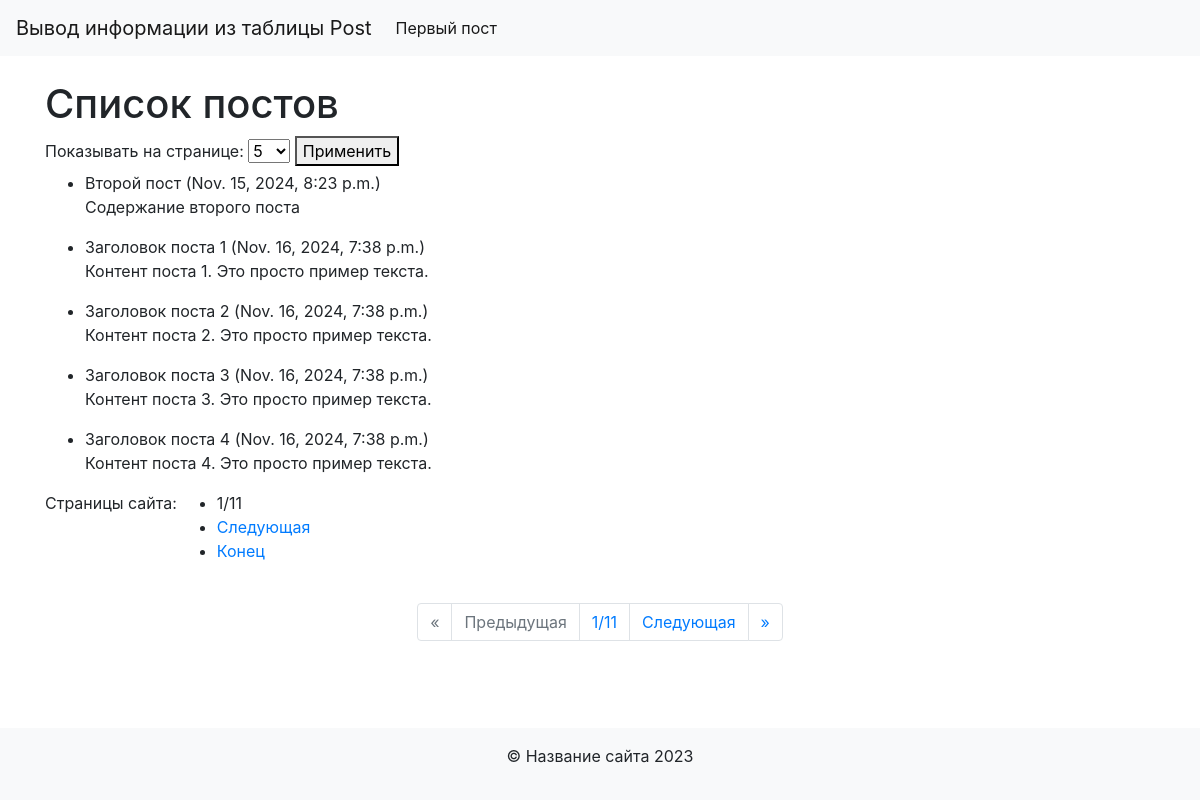
Screenshot of /task1/ with the database file from the repository.
### task1/models.py (models this page shows)
class Post(models.Model):
    title = models.CharField(max_length=200)
    content = models.TextField()
    created_at = models.DateTimeField(auto_now_add=True)
    updated_at = models.DateTimeField(auto_now=True)

### task1/views.py (the view)
# urls.py: path('', post_list, name='home'),  # Здесь мы добавляем маршрут с именем 'home'
def post_list(request):
    posts = Post.objects.all()
    per_page = int(request.GET.get('per_page', 5))
    paginator = Paginator(posts, per_page)  # Пагинация с учетом выбранного значения
    page_number = request.GET.get('page', 1)
    page_posts = paginator.get_page(page_number)
    context = {
        'page_posts':page_posts,
        'paginator':paginator,
        'per_page':per_page,  # Передаем выбранное значение per_page в контекст
    }
    return render(request, 'post_list.html', context)

### task1/templates/fourth_task/post_list.html (shortened to what this page needs)
{% extends 'base.html' %}
{% block content %}
<h1>Список постов</h1>
<form method="GET">
    <label for="per-page">Показывать на странице:</label>
    <select id="per-page" name="per_page">
        <option value="5" {% if per_page == 5 %}selected{% endif %}>5</option>
    </select>
    <button type="submit">Применить</button>
</form>
<ul>
    {% for post in page_posts %}
    <li>
        {{ post.title }} ({{ post.created_at }})
        <p>{{ post.content }}</p>
    </li>
    {% empty %}
    <p>Нет постов.</p>
    {% endfor %}
</ul>
<div class="pagination">
    <p>Страницы сайта:</p>
    <ul>
        <li>{{ page_posts.number }}/{{ paginator.num_pages }}</li>
        {% if page_posts.has_next %}
            <li><a href="?page={{ page_posts.next_page_number }}&per_page={{ per_page }}">Следующая</a></li>
            <li><a href="?page={{ paginator.num_pages }}&per_page={{ per_page }}">Конец</a></li>
        {% endif %}
    </ul>
</div>
{% endblock %}

### rows the page displays
Post: title "Второй пост", created_at "Nov. 15, 2024, 8:23 p.m.", content "Содержание второго поста"
Post: title "Заголовок поста 1", created_at "Nov. 16, 2024, 7:38 p.m.", content "Контент поста 1. Это просто пример текста."
Post: title "Заголовок поста 2", created_at "Nov. 16, 2024, 7:38 p.m.", content "Контент поста 2. Это просто пример текста."
Post: title "Заголовок поста 3", created_at "Nov. 16, 2024, 7:38 p.m.", content "Контент поста 3. Это просто пример текста."
Post: title "Заголовок поста 4", created_at "Nov. 16, 2024, 7:38 p.m.", content "Контент поста 4. Это просто пример текста."

### other values shown
{{ page_posts.number }} "1"
{{ paginator.num_pages }} "11"
